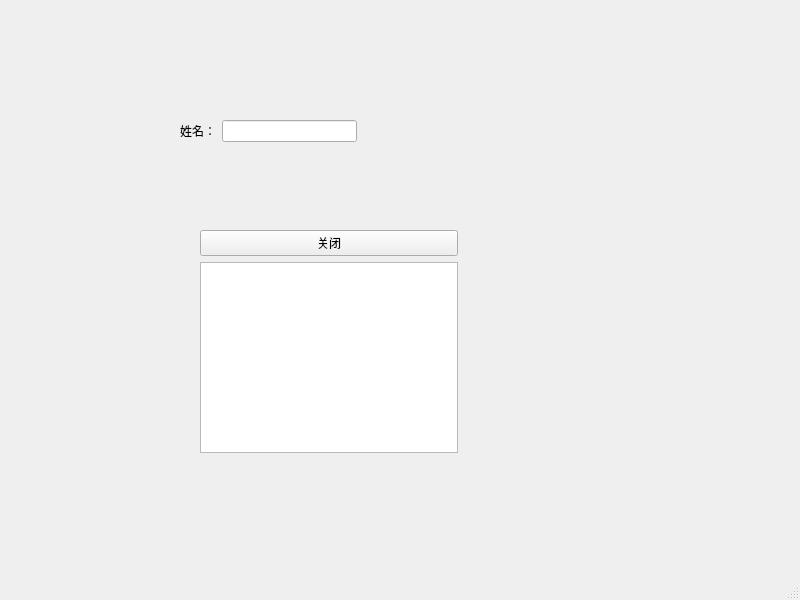
<?xml version="1.0" encoding="UTF-8"?>
<ui version="4.0">
 <class>MainWindow</class>
 <widget class="QMainWindow" name="MainWindow">
  <property name="geometry">
   <rect>
    <x>0</x>
    <y>0</y>
    <width>800</width>
    <height>600</height>
   </rect>
  </property>
  <property name="windowTitle">
   <string>MainWindow</string>
  </property>
  <widget class="QWidget" name="centralwidget">
   <widget class="QWidget" name="">
    <property name="geometry">
     <rect>
      <x>180</x>
      <y>120</y>
      <width>177</width>
      <height>22</height>
     </rect>
    </property>
    <layout class="QHBoxLayout" name="horizontalLayout">
     <item>
      <widget class="QLabel" name="label">
       <property name="text">
        <string>姓名：</string>
       </property>
       <property name="buddy">
        <cstring>lineEdit</cstring>
       </property>
      </widget>
     </item>
     <item>
      <widget class="QLineEdit" name="lineEdit"/>
     </item>
    </layout>
   </widget>
   <widget class="QWidget" name="">
    <property name="geometry">
     <rect>
      <x>200</x>
      <y>230</y>
      <width>258</width>
      <height>223</height>
     </rect>
    </property>
    <layout class="QVBoxLayout" name="verticalLayout">
     <item>
      <widget class="QPushButton" name="pushButton">
       <property name="text">
        <string>关闭</string>
       </property>
      </widget>
     </item>
     <item>
      <widget class="QPlainTextEdit" name="plainTextEdit"/>
     </item>
    </layout>
   </widget>
  </widget>
  <widget class="QMenuBar" name="menubar">
   <property name="geometry">
    <rect>
     <x>0</x>
     <y>0</y>
     <width>800</width>
     <height>23</height>
    </rect>
   </property>
  </widget>
  <widget class="QStatusBar" name="statusbar"/>
 </widget>
 <resources/>
 <connections>
  <connection>
   <sender>pushButton</sender>
   <signal>clicked()</signal>
   <receiver>MainWindow</receiver>
   <slot>close()</slot>
   <hints>
    <hint type="sourcelabel">
     <x>326</x>
     <y>260</y>
    </hint>
    <hint type="destinationlabel">
     <x>463</x>
     <y>203</y>
    </hint>
   </hints>
  </connection>
 </connections>
</ui>
